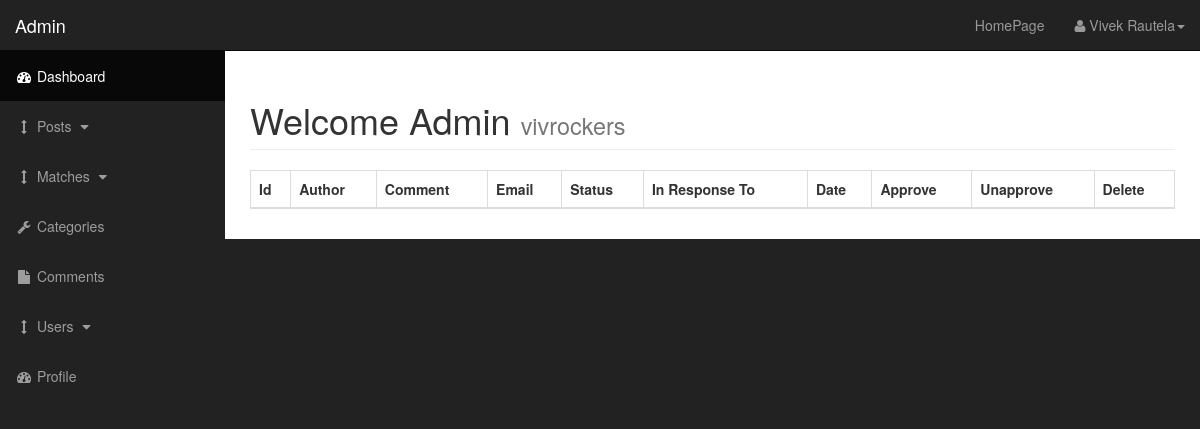
The page /admin/comments.php (signed in) on the database as committed earlier.
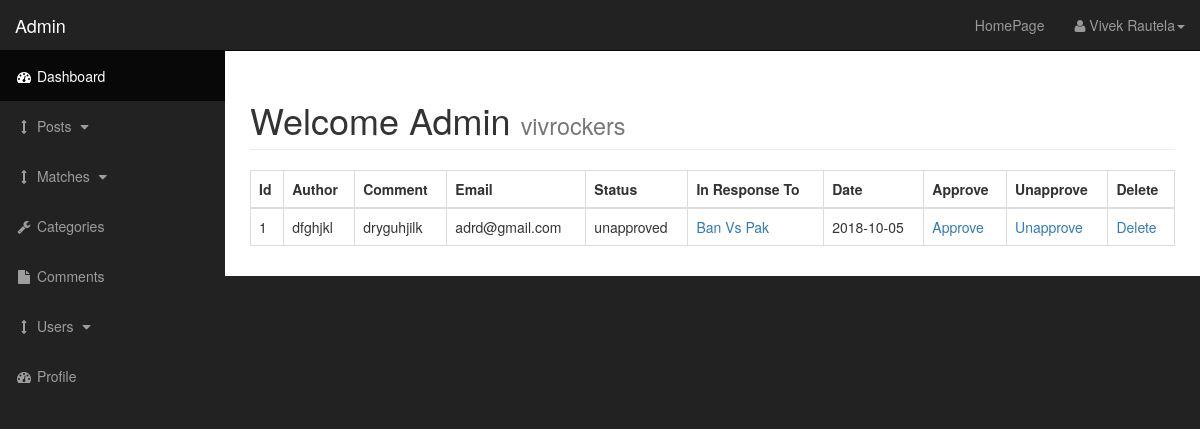
The same page on the database as committed later.
### tables this page shows
CREATE TABLE `comments` (
  `comment_id` int(11) NOT NULL,
  `comment_post_id` int(11) NOT NULL,
  `comment_author` varchar(255) NOT NULL,
  `comment_email` varchar(255) NOT NULL,
  `comment_content` text NOT NULL,
  `comment_status` varchar(255) NOT NULL,
  `comment_date` date NOT NULL
);

CREATE TABLE `posts` (
  `post_id` int(11) NOT NULL,
  `post_title` varchar(255) NOT NULL,
  `post_author` varchar(255) NOT NULL,
  `post_content` text NOT NULL,
  `post_image1` text NOT NULL,
  `post_image2` text NOT NULL,
  `post_status` varchar(255) NOT NULL,
  `post_date` date NOT NULL,
  `post_category_id` int(11) NOT NULL,
  `post_tags` varchar(255) NOT NULL
);

### admin/includes/view_all_comments.php (the view, shortened to what this page needs)
<table class="table table-bordered table-hover">
     <thead>
     <tr>
       <th>Id</th>
       <th>Author</th>
       <th>Comment</th>
       <th>Email</th>
       <th>Status</th>
       <th>In Response To</th>
       <th>Date</th>
       <th>Approve</th>
       <th>Unapprove</th>
       <th>Delete</th>
     </tr>
   </thead>
   <tbody>
       <?php
       $select="SELECT * FROM comments";
       $comments_query=mysqli_query($connection,$select);
       while($row=mysqli_fetch_assoc($comments_query)){
         $comment_id=$row['comment_id'];
         $comment_author=$row['comment_author'];
         $comment_email=$row['comment_email'];
         $comment_post_id=$row['comment_post_id'];
         $comment_status=$row['comment_status'];
         $comment_content=$row['comment_content'];
         $comment_date=$row['comment_date'];
         echo "<tr>";
         echo "<td>{$comment_id}</td>";
         echo "<td>{$comment_author}</td>";
         echo "<td>{$comment_content}</td>";
         echo "<td>{$comment_email}</td>";
         echo "<td>{$comment_status}</td>";
         $query="SELECT * from posts WHERE post_id='$comment_post_id' ";
         $select_post_id_query=mysqli_query($connection,$query);
         while($row=mysqli_fetch_assoc($select_post_id_query)){
           $post_id=$row['post_id'];
           $post_title=$row['post_title'];
           echo "<td><a href='../post.php?p_id=$post_id'>$post_title</a></td>";
         }
         echo "<td>{$comment_date}</td>";
         echo "<td><a href='comments.php?approve=$comment_id'>Approve</a></td>";
         echo "<td><a href='comments.php?unapprove=$comment_id'>Unapprove</a></td>";
         echo "<td><a href='comments.php?delete=$comment_id'>Delete</a></td>";
         echo "</tr>";
       }
        ?>
   </tbody>
</table>

Rows that differ between the two databases and show on the page:
added comments: comment_id "1", comment_author "dfghjkl", comment_content "dryguhjilk", comment_email "adrd@gmail.com", comment_status "unapproved", comment_date "2018-10-05"
now on this page (row unchanged): posts: post_title "Ban Vs Pak"
